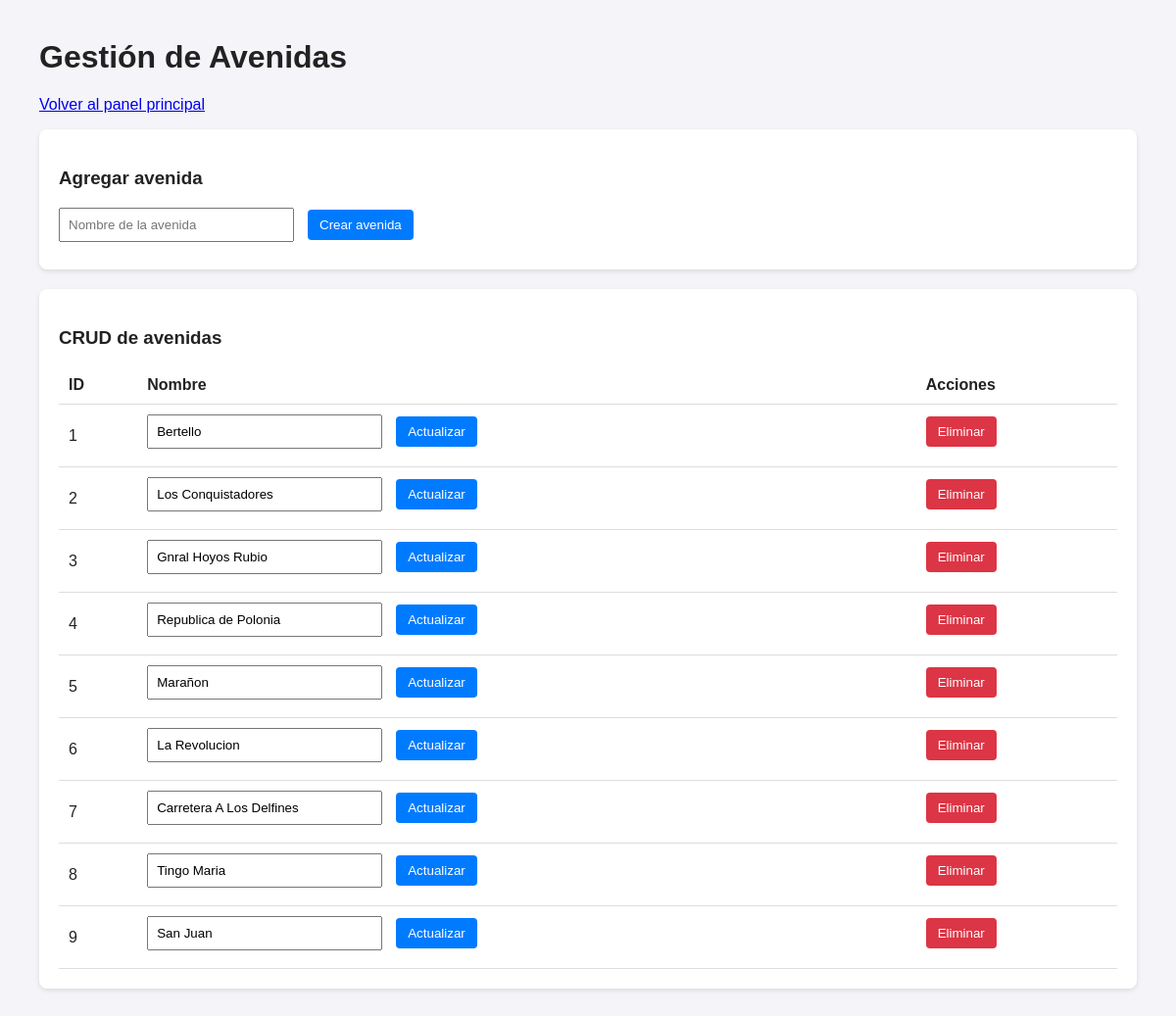
Page /avenidas on the earlier database version.
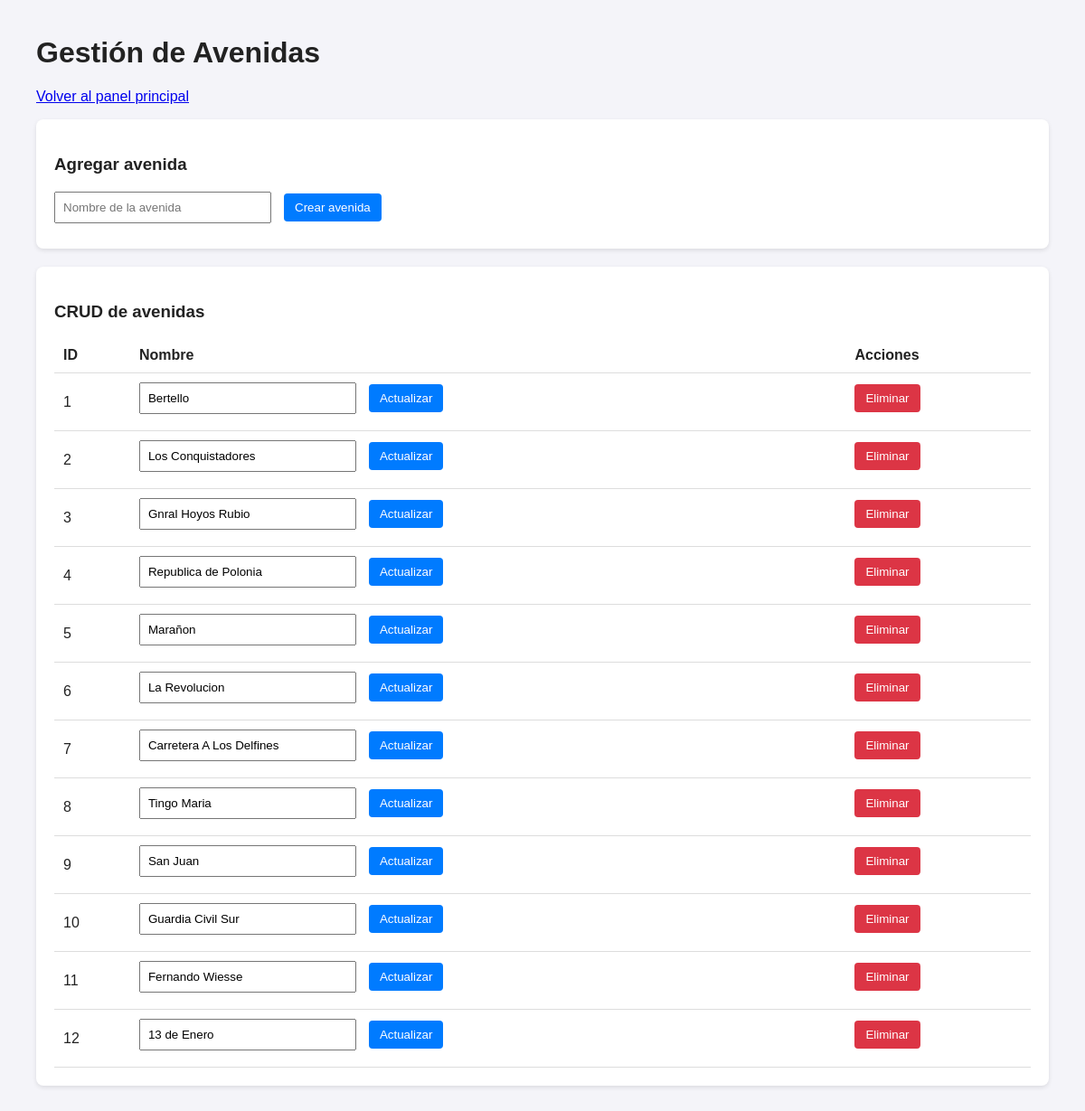
Same page on the later database version.
### App_ExtracciónCoor/app.py (models this page shows)
class Avenida(db.Model):
    id = db.Column(db.Integer, primary_key=True)
    nombre = db.Column(db.String(150), unique=True, nullable=False)
    puntos = db.relationship('Punto', backref='avenida', lazy=True, cascade="all, delete-orphan")

### App_ExtracciónCoor/app.py (the view)
@app.route('/avenidas')
def avenidas_page():
    avenidas = Avenida.query.order_by(Avenida.id.asc()).all()
    return render_template('avenidas.html', avenidas=avenidas)

### App_ExtracciónCoor/templates/avenidas.html (shortened to what this page needs)
<!DOCTYPE html>
<html lang="es">
<head>
</head>
<body>
    <h1>Gestión de Avenidas</h1>
    <p><a href="{{ url_for('index') }}">Volver al panel principal</a></p>
    <div class="box">
        <h3>Agregar avenida</h3>
        <form action="{{ url_for('nueva_avenida') }}" method="POST" class="inline-form">
            <input type="text" name="nombre" placeholder="Nombre de la avenida" required>
            <button type="submit">Crear avenida</button>
        </form>
    </div>
    <div class="box">
        <h3>CRUD de avenidas</h3>
        <table>
            <thead>
                <tr>
                    <th>ID</th>
                    <th>Nombre</th>
                    <th>Acciones</th>
                </tr>
            </thead>
            <tbody>
                {% for av in avenidas %}
                <tr>
                    <td>{{ av.id }}</td>
                    <td>
                        <form action="{{ url_for('editar_avenida', id=av.id) }}" method="POST" class="inline-form">
                            <input type="text" name="nombre" value="{{ av.nombre }}" required>
                            <button type="submit">Actualizar</button>
                        </form>
                    </td>
                    <td>
                        <form action="{{ url_for('eliminar_avenida', id=av.id) }}" method="POST" class="inline-form">
                            <button type="submit" class="danger" onclick="return confirm('¿Eliminar avenida y todos sus puntos?');">Eliminar</button>
                        </form>
                    </td>
                </tr>
                {% else %}
                <tr>
                    <td colspan="3">No hay avenidas registradas.</td>
                </tr>
                {% endfor %}
            </tbody>
        </table>
    </div>
</body>
</html>

### App_ExtracciónCoor/templates/avenidas.html (style rules this page uses)
body { font-family: sans-serif; margin: 40px; background: #f4f4f9; color: #222; }
.box { background: white; padding: 20px; border-radius: 8px; margin-bottom: 20px; box-shadow: 0 2px 5px rgba(0,0,0,0.1); }
form { margin-bottom: 8px; }
input[type="text"] { padding: 8px; margin-right: 8px; width: 220px; }
button { padding: 8px 12px; border: none; border-radius: 4px; cursor: pointer; background: #007bff; color: white; }
button.danger { background: #dc3545; }
table { width: 100%; border-collapse: collapse; margin-top: 10px; }
th, td { padding: 10px; border-bottom: 1px solid #ddd; text-align: left; }
.inline-form { display: flex; flex-wrap: wrap; gap: 6px; align-items: center; }

Differences in the rows shown:
added Avenida: id "10", nombre "Guardia Civil Sur"
added Avenida: id "11", nombre "Fernando Wiesse"
added Avenida: id "12", nombre "13 de Enero"
